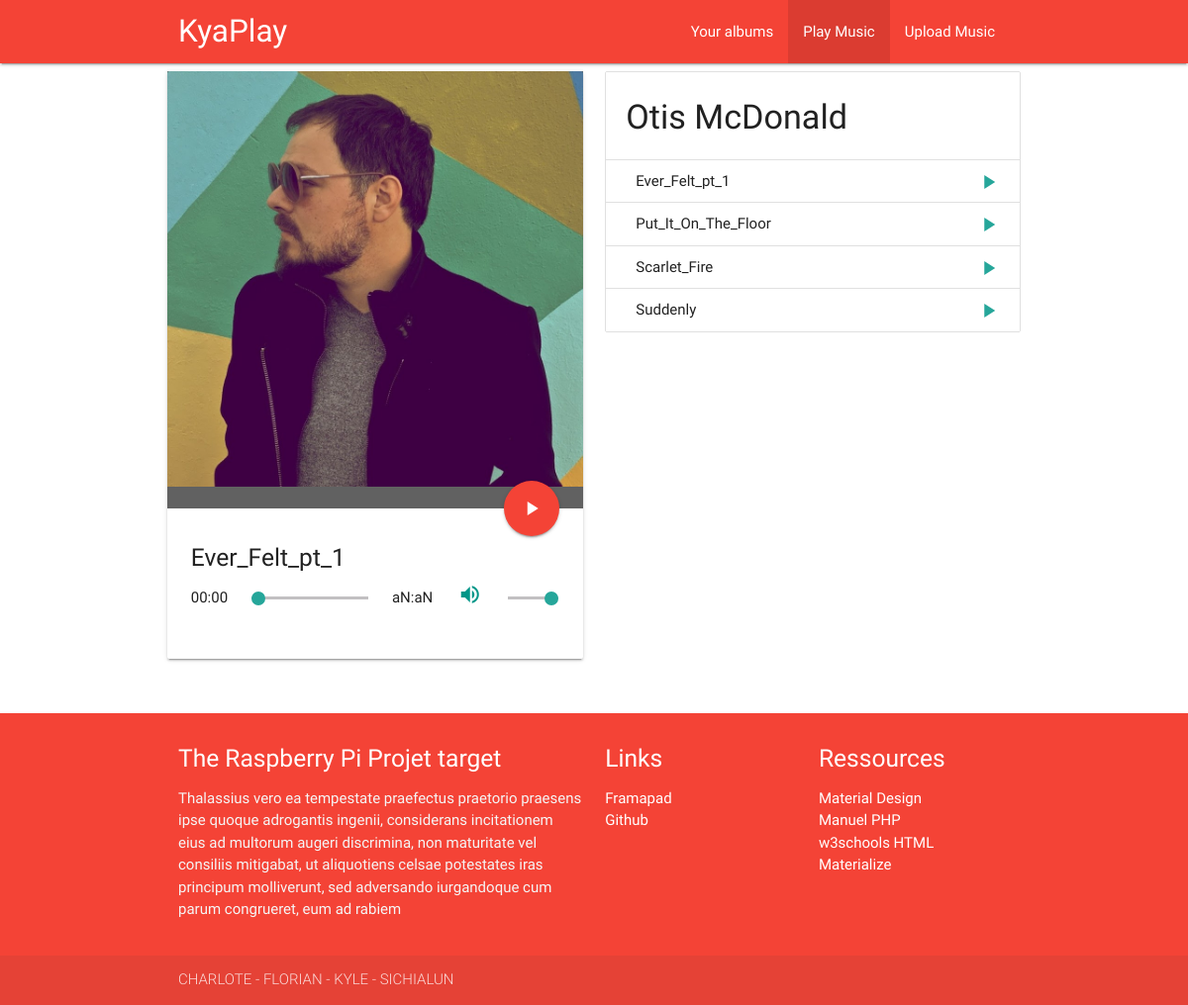
The page /index.php?page=play&song=3 on the database its author committed.
### tables this page shows
CREATE TABLE `song` (
  `idSong` int(11) NOT NULL,
  `title` varchar(255) NOT NULL,
  `autor` varchar(255) NOT NULL,
  `duration` varchar(8) NOT NULL,
  `idAlbum` int(11) DEFAULT NULL,
  `idCategory` int(11) NOT NULL
);

CREATE TABLE `album` (
  `idAlbum` int(11) NOT NULL,
  `title` varchar(255) NOT NULL,
  `autor` varchar(255) NOT NULL,
  `picture` varchar(255) NOT NULL
);

### controllers/c_play.php (called while the page is built, shortened)
<?php
require_once(PATH_MODELS.'SongDAO.php');
$song = new SongDAO(true);
if(isset($_GET['song'])){
    $currentSongId = (int) htmlspecialchars($_GET['song']);
    $songsToDisplay = $song->getAlbumSongs($currentSongId);
    $songInfos = $song->getSongInfos($currentSongId);
    $albumTitle = $songInfos['albumTitle'];
}
else{
    $songsToDisplay = $song->getAllSongs();
    $currentSong = $songsToDisplay[0];
    $currentSongId = $currentSong->get_idSong();
    $songInfos = $song->getSongInfos($currentSongId);
    $albumTitle = 'Your music';
}
$extensionTitle = $songInfos['songTitle'];
$noExtensionTitle = substr($extensionTitle, 0, strripos($extensionTitle, '.'));
require_once(PATH_VIEWS.'play.php');

### index.php (called while the page is built, shortened)
<?php
if(isset($_GET['page']) && is_file(PATH_CONTROLLERS.$_GET['page'].".php"))
	$page = $_GET['page'];
elseif(!isset($_GET['page']))
	$page="welcome";
else
	$page="404";
require_once(PATH_CONTROLLERS.$page.'.php');
?>

### models/Connexion.php (called while the page is built, shortened)
<?php
class Connexion
{
  private $_bdd = null;
  private static $_instance = null;
  private function __construct ()
  {
	$this->_bdd = new PDO('mysql:host='.BD_HOST.'; dbname='.BD_DBNAME.'; charset=utf8', BD_USER, BD_PWD);
	$this->_bdd->setAttribute(PDO::ATTR_ERRMODE, PDO::ERRMODE_EXCEPTION);
  }
  public static function getInstance()
  {
    if(is_null(self::$_instance))
      self::$_instance = new Connexion();
    return self::$_instance;
  }
  public function getBdd()
  {
    return $this->_bdd;
  }
}

### models/DAO.php (called while the page is built, shortened)
<?php
require_once(PATH_MODELS.'Connexion.php');
abstract class DAO
{
  private $_debug;
  public function __construct($debug)
  {
    $this->_debug = $debug;
  }
  private function _requete($sql, $args = null)
  {
    if ($args == null)
    {
	$pdos = Connexion::getInstance()->getBdd()->query($sql);
    }
    else
    {
	$pdos = Connexion::getInstance()->getBdd()->prepare($sql);
	$pdos->execute($args);
    }
    return $pdos;
  }
  protected function queryRow($sql, $args = null)
  {
	try
	{
		$pdos = $this->_requete($sql, $args);
		$res = $pdos->fetch();
	}
	catch(PDOException $e)
	{
	  if($this->_debug)
            die($e->getMessage());
          $this->_erreur = 'query';
	  $res = false;
	}
    return $res;
  }
  protected function queryAll($sql, $args = null)
  {
 	try
	{
		$pdos = $this->_requete($sql, $args);
		$res = $pdos->fetchAll();
	}
	catch(PDOException $e)
	{
	  if($this->_debug)
            die($e->getMessage());
          $this->_erreur = 'query';
	  $res = false;
	}
    return $res;
  }
}

### models/SongDAO.php (called while the page is built, shortened)
<?php
require_once(PATH_MODELS . 'DAO.php');
require_once(PATH_ENTITY. 'Song.php');
class SongDAO extends DAO {
    public function getAlbumSongs($idSong) {
        if ($req = DAO::queryAll("SELECT * FROM song WHERE idAlbum = (SELECT idAlbum FROM song WHERE idSong=$idSong)")) {
            foreach ($req as $song) {
                $res[] = new Song($song['idSong'], $song['title'], $song['autor'], $song['duration'], $song['idAlbum'], $song['idCategory']);
            }
            return $res;
        } else {
            return DAO::getErreur();
        }
    }
    public function getSongInfos($idSong) {
        if ($req = DAO::queryRow("SELECT s.title AS songTitle, a.title AS albumTitle, a.picture AS picture FROM song s JOIN Album a ON s.idAlbum=a.idAlbum WHERE s.idSong=$idSong")) {
            return $req;
        } else {
            return DAO::getErreur();
        }
    }
}

### entity/Song.php (called while the page is built, shortened)
<?php
class Song {
    private $_idSong;
    private $_title;
    function __construct($_idSong, $_title, $_autor, $_duration, $_idAlbum, $_idCategory) {
        $this->_idSong = $_idSong;
        $this->_title = $_title;
    }
    function get_idSong() {
        return $this->_idSong;
    }
    function get_title() {
        return $this->_title;
    }
}

### views/v_play.php (the view, shortened to what this page needs)
<div class="row">
    <div class="col s12 m6">
        <div class="card">
            <div class="grey darken-2 card-image">
                <img src="<?= PATH_IMAGES . $songInfos['picture'] ?>" onClick="togglePlay()">
                <a class="btn-floating btn-large halfway-fab waves-effect waves-light red" onClick="togglePlay()"><i class="material-icons" id="PausePlay">play_arrow</i></a>
            </div>
            <div class="card-content">
                <h5><?= $noExtensionTitle ?></h5>
                <div class="row valign-wrapper">
                    <div class="col s2" id="position"></div>
                    <div class="col s6 range-field valign-wrapper"><input id="seekbar" type="range" min="0" max="" step="2" oninput="setSeek(this.value)" onchange="setSeek(this.value)"></div>
                    <div class="col s2 center-align" id="total"></div>
                    <div class="col s2 center-align"><a class="" onClick="toggleMute()"><i class="material-icons teal-text lighten-1" id="Muted">volume_up</i></a></div>
                    <div class="col s3 range-field valign-wrapper"><input id="vol-control" type="range" min="0" max="100" step="1" oninput="SetVolume(this.value)" onchange="SetVolume(this.value)"></div>
                </div>
            </div>
        </div>
    </div>
    <div class="col s12 m6">
        <ul class="collection with-header">
            <li class="collection-header"><h4><?= $albumTitle ?></h4></li>
            <?php
            foreach ($songsToDisplay as $song) {
                $songTitle = $song->get_title();
                ?>
                <li class="collection-item">
                    <div><?= substr($songTitle, 0, strripos($songTitle, '.')) ?>
                        <a href="<?= PLAY_SONG_PAGE . $song->get_idSong() ?>" class="secondary-content">
                            <i class="material-icons">play_arrow</i>
                        </a>
                    </div>
                </li>
                <?php
            }
            ?>
        </ul>
    </div>
</div>

### rows shown on the page
song: idAlbum.picture (picture), title "Ever_Felt_pt_1", idAlbum.title "Otis McDonald"
song: title "Put_It_On_The_Floor"
song: title "Scarlet_Fire"
song: title "Suddenly"

### other values the page prints
AUTEUR "CHARLOTE - FLORIAN - KYLE - SICHIALUN"
